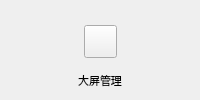
               <widget class="QWidget" name="widget_7" native="true">
                <layout class="QVBoxLayout" name="verticalLayout_5">
                 <property name="spacing">
                  <number>0</number>
                 </property>
                 <property name="leftMargin">
                  <number>0</number>
                 </property>
                 <property name="topMargin">
                  <number>0</number>
                 </property>
                 <property name="rightMargin">
                  <number>0</number>
                 </property>
                 <property name="bottomMargin">
                  <number>0</number>
                 </property>
                 <item>
                  <spacer name="verticalSpacer_5">
                   <property name="orientation">
                    <enum>Qt::Vertical</enum>
                   </property>
                   <property name="sizeHint" stdset="0">
                    <size>
                     <width>20</width>
                     <height>8</height>
                    </size>
                   </property>
                  </spacer>
                 </item>
                 <item>
                  <widget class="QWidget" name="widget_8" native="true">
                   <layout class="QVBoxLayout" name="verticalLayout_6">
                    <property name="spacing">
                     <number>0</number>
                    </property>
                    <property name="leftMargin">
                     <number>0</number>
                    </property>
                    <property name="topMargin">
                     <number>0</number>
                    </property>
                    <property name="rightMargin">
                     <number>0</number>
                    </property>
                    <property name="bottomMargin">
                     <number>0</number>
                    </property>
                    <item>
                     <widget class="QWidget" name="widget_9" native="true">
                      <property name="minimumSize">
                       <size>
                        <width>0</width>
                        <height>60</height>
                       </size>
                      </property>
                      <layout class="QHBoxLayout" name="horizontalLayout_3">
                       <property name="spacing">
                        <number>0</number>
                       </property>
                       <property name="leftMargin">
                        <number>0</number>
                       </property>
                       <property name="topMargin">
                        <number>0</number>
                       </property>
                       <property name="rightMargin">
                        <number>0</number>
                       </property>
                       <property name="bottomMargin">
                        <number>0</number>
                       </property>
                       <item>
                        <spacer name="horizontalSpacer_5">
                         <property name="orientation">
                          <enum>Qt::Horizontal</enum>
                         </property>
                         <property name="sizeHint" stdset="0">
                          <size>
                           <width>30</width>
                           <height>20</height>
                          </size>
                         </property>
                        </spacer>
                       </item>
                       <item>
                        <widget class="QPushButton" name="btn_2">
                         <property name="sizePolicy">
                          <sizepolicy hsizetype="Minimum" vsizetype="Minimum">
                           <horstretch>0</horstretch>
                           <verstretch>0</verstretch>
                          </sizepolicy>
                         </property>
                         <property name="minimumSize">
                          <size>
                           <width>33</width>
                           <height>33</height>
                          </size>
                         </property>
                         <property name="maximumSize">
                          <size>
                           <width>33</width>
                           <height>33</height>
                          </size>
                         </property>
                         <property name="focusPolicy">
                          <enum>Qt::TabFocus</enum>
                         </property>
                         <property name="styleSheet">
                          <string notr="true"/>
                         </property>
                         <property name="text">
                          <string/>
                         </property>
                        </widget>
                       </item>
                       <item>
                        <spacer name="horizontalSpacer_6">
                         <property name="orientation">
                          <enum>Qt::Horizontal</enum>
                         </property>
                         <property name="sizeHint" stdset="0">
                          <size>
                           <width>30</width>
                           <height>20</height>
                          </size>
                         </property>
                        </spacer>
                       </item>
                      </layout>
                     </widget>
                    </item>
                    <item>
                     <widget class="DisMenuLabel" name="label_3">
                      <property name="maximumSize">
                       <size>
                        <width>16777215</width>
                        <height>30</height>
                       </size>
                      </property>
                      <property name="font">
                       <font>
                        <family>微软雅黑</family>
                        <pointsize>8</pointsize>
                       </font>
                      </property>
                      <property name="text">
                       <string>大屏管理</string>
                      </property>
                      <property name="alignment">
                       <set>Qt::AlignCenter</set>
                      </property>
                     </widget>
                    </item>
                   </layout>
                  </widget>
                 </item>
                 <item>
                  <spacer name="verticalSpacer_6">
                   <property name="orientation">
                    <enum>Qt::Vertical</enum>
                   </property>
                   <property name="sizeHint" stdset="0">
                    <size>
                     <width>20</width>
                     <height>8</height>
                    </size>
                   </property>
                  </spacer>
                 </item>
                </layout>
               </widget>
